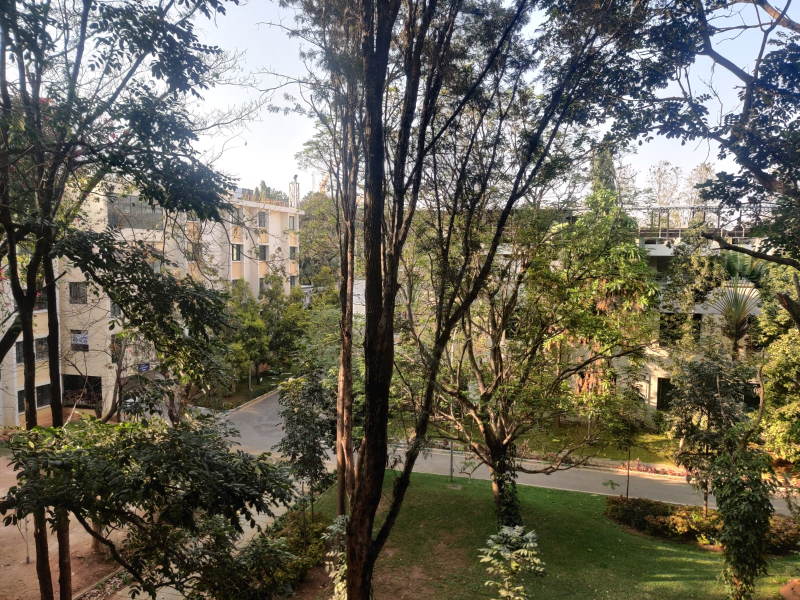
#> input picture 1.jpeg, 1600 x 1200 px (shown at 1/2 size)
$ python temp.py
#> lines starting #> are read from the running program, lines starting #| are printed output that depends on the picture
import cv2
import numpy as np
import matplotlib.pyplot as plt

# Load images
image1 = cv2.imread('1.jpeg', cv2.IMREAD_COLOR)
#> image1 is the input picture: shape (1200, 1600, 3); mean B, G, R 87.4, 101.5, 105.3
image2 = cv2.imread('2.jpeg', cv2.IMREAD_COLOR)
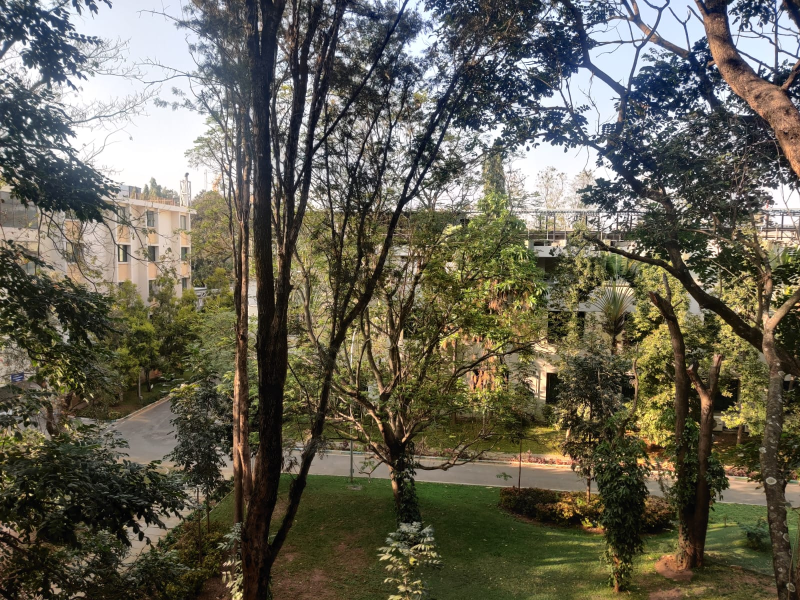
#> input picture 2.jpeg, 1600 x 1200 px (shown at 1/2 size)
#> image2 is the input picture: shape (1200, 1600, 3); mean B, G, R 83.3, 97.5, 100.7
image3 = cv2.imread('4.jpeg', cv2.IMREAD_COLOR)
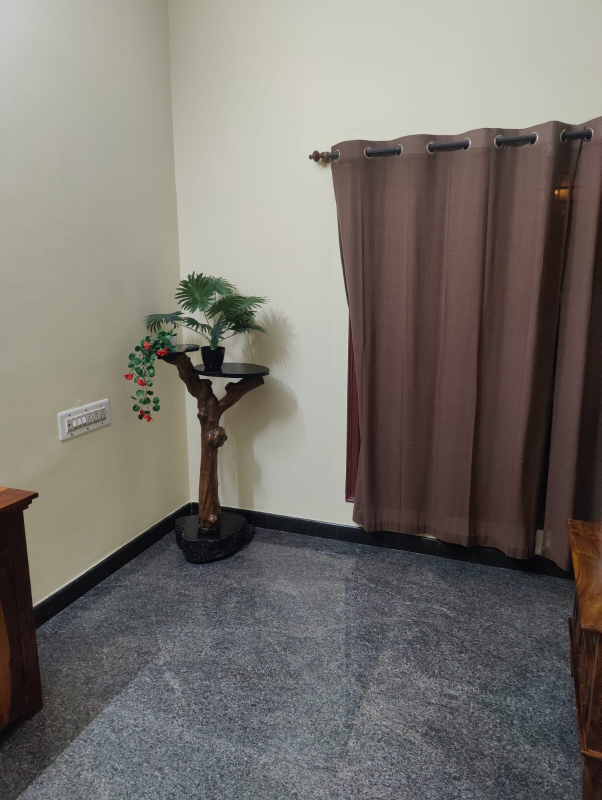
#> input picture 4.jpeg, 1203 x 1600 px (shown at 1/2 size)
#> image3 is the input picture: shape (1600, 1203, 3); mean B, G, R 109.5, 115.3, 120
image4 = cv2.imread('5.jpeg', cv2.IMREAD_COLOR)
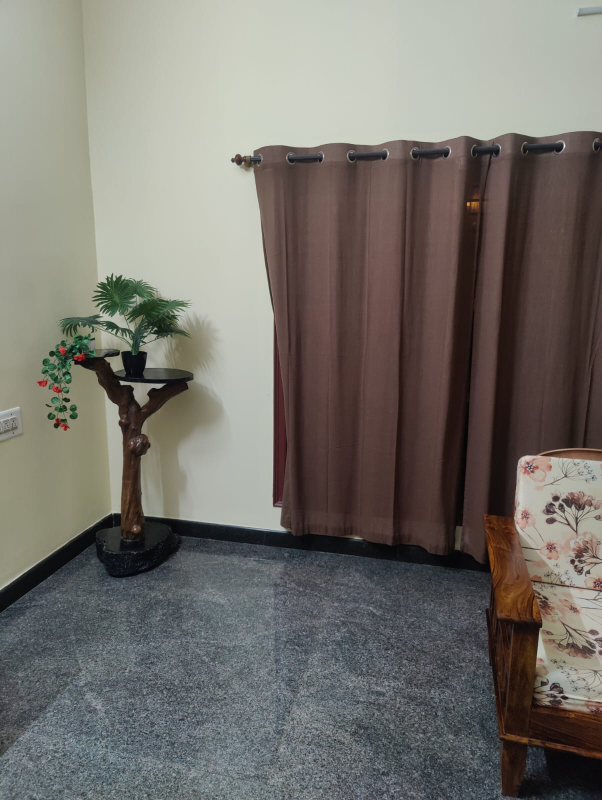
#> input picture 5.jpeg, 1203 x 1600 px (shown at 1/2 size)
#> image4 is the input picture: shape (1600, 1203, 3); mean B, G, R 108, 114.1, 117.4

# Convert images to grayscale
gray1 = cv2.cvtColor(image1, cv2.COLOR_BGR2GRAY)
gray2 = cv2.cvtColor(image2, cv2.COLOR_BGR2GRAY)
gray3 = cv2.cvtColor(image3, cv2.COLOR_BGR2GRAY)
gray4 = cv2.cvtColor(image4, cv2.COLOR_BGR2GRAY)

# Initialize SIFT detector
sift = cv2.SIFT_create()

# Find keypoints and descriptors with SIFT
keypoints1, descriptors1 = sift.detectAndCompute(gray1, None)
#> keypoints1 = 33187 keypoints; strongest (x, y, size): (1560, 490, 2), (1538, 485, 3.5), (1540, 506, 7.8), (1252, 137, 2.6)
keypoints2, descriptors2 = sift.detectAndCompute(gray2, None)
#> keypoints2 = 31911 keypoints; strongest (x, y, size): (1375, 222, 4.7), (1363, 209, 3.9), (1282, 489, 3.3), (1302, 494, 2.1)

# Match keypoints using FLANN based matcher
FLANN_INDEX_KDTREE = 1
index_params = dict(algorithm=FLANN_INDEX_KDTREE, trees=5)
search_params = dict(checks=50)
flann = cv2.FlannBasedMatcher(index_params, search_params)
matches = flann.knnMatch(descriptors1, descriptors2, k=2)
#> matches = 33187 matches

# Store all good matches as per Lowe's ratio test
good_matches = []
for m, n in matches:
    if m.distance < 0.7 * n.distance:
        good_matches.append(m)
#> after the loop, good_matches = 4696 matches

# Draw matches
matched_image = cv2.drawMatches(image1, keypoints1, image2, keypoints2, good_matches, None, flags=2)
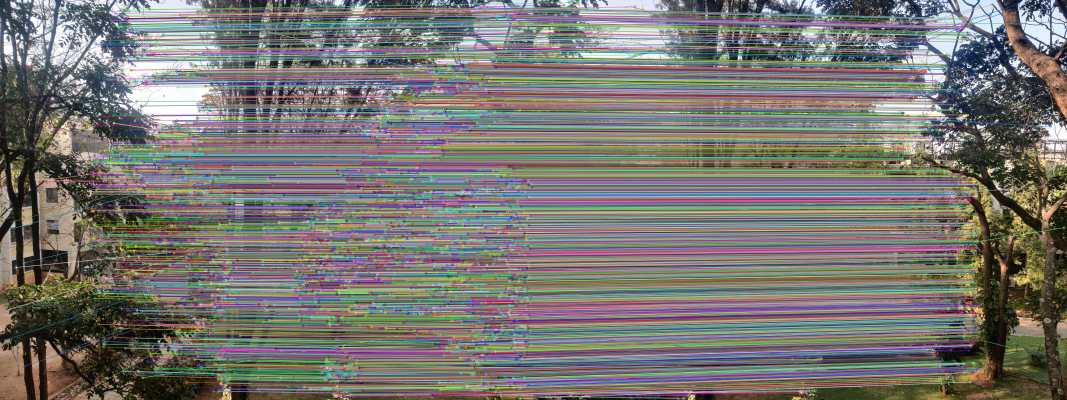
#> matched_image: shape (1200, 3200, 3) (shown at 1/3 size); mean B, G, R 113.6, 117.8, 119.9

# Display matched keypoints
plt.figure(figsize=(10, 5))
plt.imshow(cv2.cvtColor(matched_image, cv2.COLOR_BGR2RGB))
plt.title('Matched Keypoints')
plt.axis('off')
plt.show()

# Extract location of good matches
points1 = np.zeros((len(good_matches), 2), dtype=np.float32)
#> points1 = 4696 pairs, first value 0 to 0, second value 0 to 0
points2 = np.zeros((len(good_matches), 2), dtype=np.float32)
#> points2 has the same summary as points1

for i, match in enumerate(good_matches):
    points1[i, :] = keypoints1[match.queryIdx].pt
    points2[i, :] = keypoints2[match.trainIdx].pt
#> after the loop, points1 = 4696 pairs, first value 15.48 to 1595.9, second value 20.86 to 1195.2; points2 = 4696 pairs, first value 6.97 to 1592.3, second value 6.76 to 1195.7

# Compute homography using RANSAC
H, _ = cv2.findHomography(points1, points2, cv2.RANSAC, 5.0)
#> H = [[1.23, 0.0133, -326.4], [0.0739, 1.13, -63.99], [0.000142, 3.05e-06, 1]]

# Project image1 into the plane of image2 using back warping
height, width, channels = image2.shape
#> height = 1200; width = 1600; channels = 3
warped_image1 = cv2.warpPerspective(image1, H, (width, height))

# Weighted blending
blended_image = cv2.addWeighted(image2, 0.5, warped_image1, 0.5, 0)

# Display blended image
plt.figure(figsize=(10, 5))
plt.imshow(cv2.cvtColor(blended_image, cv2.COLOR_BGR2RGB))
plt.title('Blended Image (Image1 + Image2)')
plt.axis('off')
plt.show()

# Repeat the process for image3 and image4
def project_image(source_image, target_image):
    gray_source = cv2.cvtColor(source_image, cv2.COLOR_BGR2GRAY)
    keypoints_source, descriptors_source = sift.detectAndCompute(gray_source, None)
#> keypoints_source = 8367 keypoints; strongest (x, y, size): (403, 754, 6.1), (460, 655, 2.1), (471, 761, 7.7), (632, 313, 13.7)
    keypoints_target, descriptors_target = sift.detectAndCompute(gray2, None)
#> keypoints_target has the same summary as keypoints2 outside project_image

    matches = flann.knnMatch(descriptors_source, descriptors_target, k=2)
#> matches = 8367 matches
    good_matches = [m for m, n in matches if m.distance < 0.7 * n.distance]
#> good_matches = 15 matches

    points_source = np.zeros((len(good_matches), 2), dtype=np.float32)
#> points_source = 15 rows, first 8: [0, 0], [0, 0], [0, 0], [0, 0], [0, 0], [0, 0], [0, 0], [0, 0]
    points_target = np.zeros((len(good_matches), 2), dtype=np.float32)
#> points_target has the same summary as points_source

    for i, match in enumerate(good_matches):
        points_source[i, :] = keypoints_source[match.queryIdx].pt
        points_target[i, :] = keypoints_target[match.trainIdx].pt
#> this loop made 15 passes
#> after the loop, points_source = 15 rows, first 8: [65.97, 1000.5], [67.87, 980], [160.9, 829.7], [199.5, 1123], [210.4, 1115.4], [214, 798.2], [268.9, 1075], [274.1, 783.1]; points_target = 15 rows, first 8: [150.3, 14.9], [196.3, 26.57], [1161.7, 1126.2], [922.7, 966.8], [922.7, 966.8], [47.14, 1059.4], [922.7, 966.8], [590.4, 915.2]

    H, _ = cv2.findHomography(points_source, points_target, cv2.RANSAC, 5.0)
#> H = [[-1.12, -0.902, 960.4], [-1.22, -0.906, 970.2], [-0.00124, -0.000935, 1]]
    warped_image = cv2.warpPerspective(source_image, H, (width, height))
    blended_image = cv2.addWeighted(target_image, 0.5, warped_image, 0.5, 0)
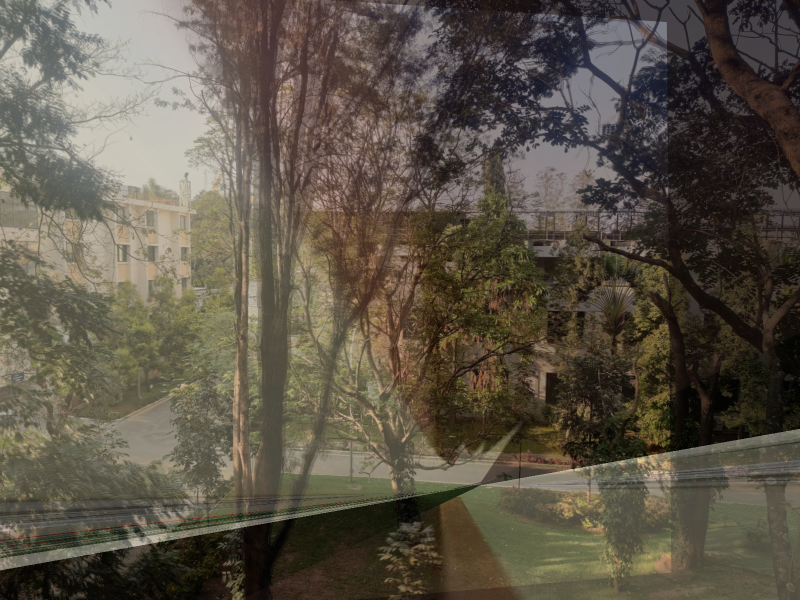
#> blended_image: shape (1200, 1600, 3) (shown at 1/2 size); mean B, G, R 71.9, 84.8, 92.5
    return blended_image

# Project image3 into the plane of image2
blended_image_3 = project_image(image3, blended_image)

# Display blended image with image3
plt.figure(figsize=(10, 5))
plt.imshow(cv2.cvtColor(blended_image_3, cv2.COLOR_BGR2RGB))
plt.title('Blended Image (Image1 + Image2 + Image3)')
plt.axis('off')
plt.show()

# Project image4 into the plane of image2
blended_image_4 = project_image(image4, blended_image_3)
#> in project_image (call 2), `keypoints_source, descriptors_source = sift.detectAndCompute(gray_sour..`: keypoints_source = 9231 keypoints; strongest (x, y, size): (244, 766, 6.4), (317, 772, 8.1), (233, 729, 18.4), (477, 320, 13.7)
#> in project_image (call 2), `matches = flann.knnMatch(descriptors_source, descriptors_target, k=2)`: matches = 9231 matches
#> in project_image (call 2), `good_matches = [m for m, n in matches if m.distance < 0.7 * n.distance]`: good_matches = 12 matches
#> in project_image (call 2), `points_source = np.zeros((len(good_matches), 2), dtype=np.float32)`: points_source = [[0, 0], [0, 0], [0, 0], [0, 0], [0, 0], [0, 0], [0, 0], [0, 0], [0, 0], [0, 0], [0, 0], [0, 0]]
#> in project_image (call 2), `points_target = np.zeros((len(good_matches), 2), dtype=np.float32)`: points_target has the same summary as points_source
#> the loop in project_image (call 2), `for i, match in enumerate(good_matches):` made 12 passes
#> after the loop in project_image (call 2), `for i, match in enumerate(good_matches):`: points_source = [[135.7, 857], [216.9, 723.7], [289.1, 907.4], [623.1, 1575.8], [700.8, 1111.5], [941.1, 1582], [976.6, 1315.5], [1089.8, 1041.3], [1112.9, 1131.1], [1121.6, 1031.5], [1142.4, 1256.1], [1147.5, 1060.2]]; points_target = [[238.7, 383.5], [1197.9, 355.7], [866.3, 87.59], [1312.8, 508.7], [922.7, 966.8], [1035.5, 254.2], [541.1, 1047.3], [283.4, 1083.5], [350, 465.9], [361.8, 373.2], [1500.4, 114.7], [1567.7, 401]]
#> in project_image (call 2), `H, _ = cv2.findHomography(points_source, points_target, cv2.RANSAC, 5.0)`: H = [[-0.728, 0.126, 682.9], [-0.724, -0.47, 1357], [-0.00071, -0.000147, 1]]
#> in project_image (call 2), `warped_image = cv2.warpPerspective(source_image, H, (width, height))`:
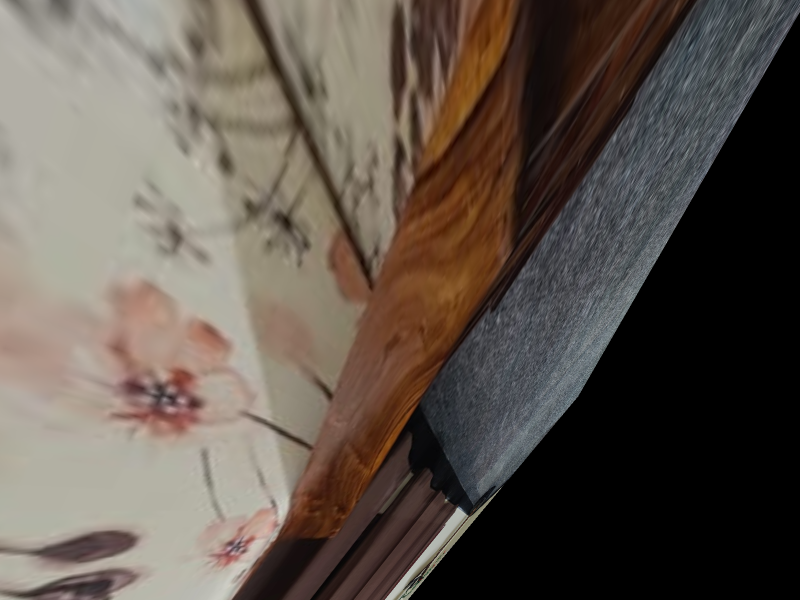
#> warped_image: shape (1200, 1600, 3) (shown at 1/2 size); mean B, G, R 77.2, 85.7, 95.6
#> in project_image (call 2), `blended_image = cv2.addWeighted(target_image, 0.5, warped_image, 0.5, 0)`:
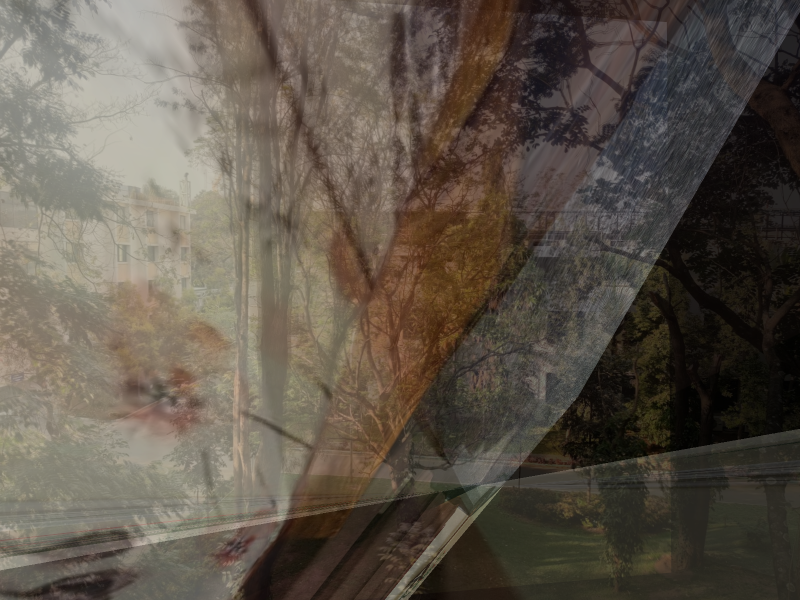
#> blended_image: shape (1200, 1600, 3) (shown at 1/2 size); mean B, G, R 74.5, 85.2, 94

# Display final blended image
plt.figure(figsize=(10, 5))
plt.imshow(cv2.cvtColor(blended_image_4, cv2.COLOR_BGR2RGB))
plt.title('Blended Image (Image1 + Image2 + Image3 + Image4)')
plt.axis('off')
plt.show()
